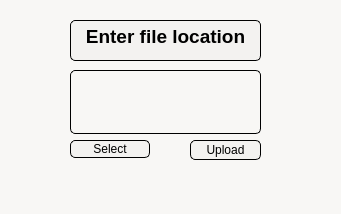
<?xml version="1.0" encoding="UTF-8"?>
<ui version="4.0">
 <class>UploadWindow</class>
 <widget class="QMainWindow" name="UploadWindow">
  <property name="geometry">
   <rect>
    <x>0</x>
    <y>0</y>
    <width>341</width>
    <height>214</height>
   </rect>
  </property>
  <property name="windowTitle">
   <string>MainWindow</string>
  </property>
  <property name="styleSheet">
   <string notr="true">background-color: rgb(248,247,245);
</string>
  </property>
  <widget class="QWidget" name="centralwidget">
   <widget class="QPlainTextEdit" name="plainTextEdit">
    <property name="geometry">
     <rect>
      <x>70</x>
      <y>70</y>
      <width>191</width>
      <height>64</height>
     </rect>
    </property>
    <property name="styleSheet">
     <string notr="true">border: 1px solid black ;
border-radius: 5px;
padding: 0 8px;
</string>
    </property>
   </widget>
   <widget class="QTextEdit" name="textEdit">
    <property name="geometry">
     <rect>
      <x>70</x>
      <y>20</y>
      <width>191</width>
      <height>41</height>
     </rect>
    </property>
    <property name="styleSheet">
     <string notr="true">background-color: rgb(243,242,240);
border: 1px solid black ;
border-radius: 5px;
padding: 0 8px;
</string>
    </property>
    <property name="html">
     <string>&lt;!DOCTYPE HTML PUBLIC &quot;-//W3C//DTD HTML 4.0//EN&quot; &quot;http://www.w3.org/TR/REC-html40/strict.dtd&quot;&gt;
&lt;html&gt;&lt;head&gt;&lt;meta name=&quot;qrichtext&quot; content=&quot;1&quot; /&gt;&lt;meta charset=&quot;utf-8&quot; /&gt;&lt;style type=&quot;text/css&quot;&gt;
p, li { white-space: pre-wrap; }
hr { height: 1px; border-width: 0; }
&lt;/style&gt;&lt;/head&gt;&lt;body style=&quot; font-family:'Segoe UI'; font-size:9pt; font-weight:400; font-style:normal;&quot;&gt;
&lt;p align=&quot;center&quot; style=&quot; margin-top:0px; margin-bottom:0px; margin-left:0px; margin-right:0px; -qt-block-indent:0; text-indent:0px;&quot;&gt;&lt;span style=&quot; font-size:14pt; font-weight:700;&quot;&gt;Enter file location&lt;/span&gt;&lt;/p&gt;&lt;/body&gt;&lt;/html&gt;</string>
    </property>
   </widget>
   <widget class="QPushButton" name="UploadButton">
    <property name="geometry">
     <rect>
      <x>190</x>
      <y>140</y>
      <width>71</width>
      <height>20</height>
     </rect>
    </property>
    <property name="styleSheet">
     <string notr="true">background-color: rgb(243,242,240);
border: 1px solid black ;
border-radius: 5px;
padding: 0 8px;
</string>
    </property>
    <property name="text">
     <string>Upload</string>
    </property>
   </widget>
   <widget class="QPushButton" name="SelectButton">
    <property name="geometry">
     <rect>
      <x>70</x>
      <y>140</y>
      <width>80</width>
      <height>18</height>
     </rect>
    </property>
    <property name="styleSheet">
     <string notr="true">background-color: rgb(243,242,240);
border: 1px solid black ;
border-radius: 5px;
padding: 0 8px;
</string>
    </property>
    <property name="text">
     <string>Select</string>
    </property>
   </widget>
  </widget>
  <widget class="QStatusBar" name="statusbar"/>
  <widget class="QMenuBar" name="menubar">
   <property name="geometry">
    <rect>
     <x>0</x>
     <y>0</y>
     <width>341</width>
     <height>17</height>
    </rect>
   </property>
  </widget>
 </widget>
 <resources/>
 <connections/>
</ui>
